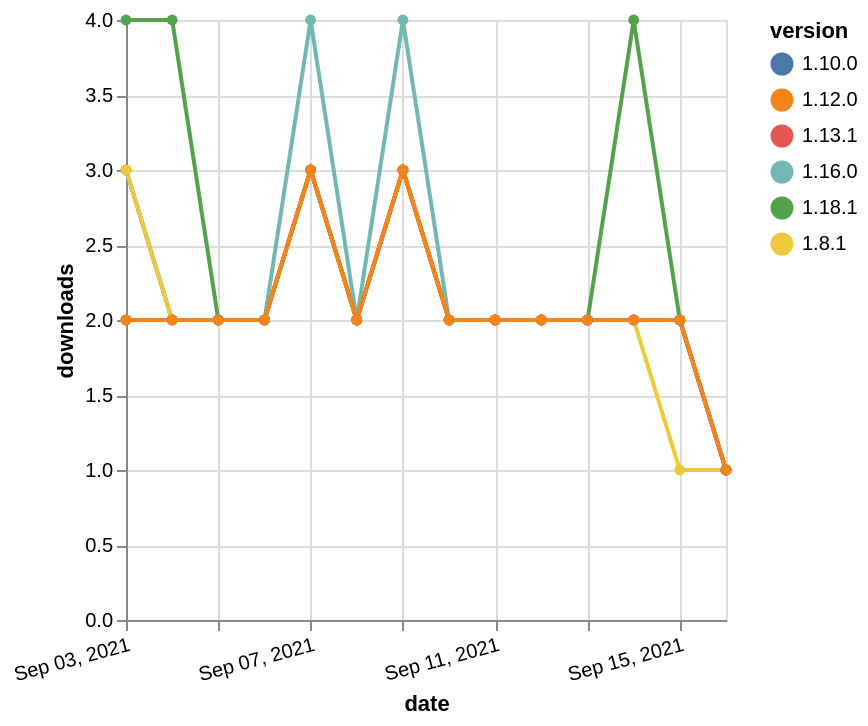

Here is the Vega-Lite specification saved for this chart:
### Vega-Lite specification from a JSON file in a GitHub repository (floating-point values rounded to 4 significant figures)
{"$schema": "https://vega.github.io/schema/vega-lite/v5.json", "description": "A simple bar chart with embedded data.", "data": {"values": [{"date": "2021-09-03", "total": 1660, "delta": 3, "version": "1.10.0"}, {"date": "2021-09-04", "total": 1662, "delta": 2, "version": "1.10.0"}, {"date": "2021-09-05", "total": 1664, "delta": 2, "version": "1.10.0"}, {"date": "2021-09-06", "total": 1666, "delta": 2, "version": "1.10.0"}, {"date": "2021-09-07", "total": 1669, "delta": 3, "version": "1.10.0"}, {"date": "2021-09-08", "total": 1671, "delta": 2, "version": "1.10.0"}, {"date": "2021-09-09", "total": 1674, "delta": 3, "version": "1.10.0"}, {"date": "2021-09-10", "total": 1676, "delta": 2, "version": "1.10.0"}, {"date": "2021-09-11", "total": 1678, "delta": 2, "version": "1.10.0"}, {"date": "2021-09-12", "total": 1680, "delta": 2, "version": "1.10.0"}, {"date": "2021-09-13", "total": 1682, "delta": 2, "version": "1.10.0"}, {"date": "2021-09-14", "total": 1684, "delta": 2, "version": "1.10.0"}, {"date": "2021-09-15", "total": 1686, "delta": 2, "version": "1.10.0"}, {"date": "2021-09-16", "total": 1687, "delta": 1, "version": "1.10.0"}, {"date": "2021-09-03", "total": 721, "delta": 2, "version": "1.16.0"}, {"date": "2021-09-04", "total": 723, "delta": 2, "version": "1.16.0"}, {"date": "2021-09-05", "total": 725, "delta": 2, "version": "1.16.0"}, {"date": "2021-09-06", "total": 727, "delta": 2, "version": "1.16.0"}, {"date": "2021-09-07", "total": 731, "delta": 4, "version": "1.16.0"}, {"date": "2021-09-08", "total": 733, "delta": 2, "version": "1.16.0"}, {"date": "2021-09-09", "total": 737, "delta": 4, "version": "1.16.0"}, {"date": "2021-09-10", "total": 739, "delta": 2, "version": "1.16.0"}, {"date": "2021-09-11", "total": 741, "delta": 2, "version": "1.16.0"}, {"date": "2021-09-12", "total": 743, "delta": 2, "version": "1.16.0"}, {"date": "2021-09-13", "total": 745, "delta": 2, "version": "1.16.0"}, {"date": "2021-09-14", "total": 747, "delta": 2, "version": "1.16.0"}, {"date": "2021-09-15", "total": 749, "delta": 2, "version": "1.16.0"}, {"date": "2021-09-16", "total": 750, "delta": 1, "version": "1.16.0"}, {"date": "2021-09-03", "total": 2072, "delta": 3, "version": "1.8.1"}, {"date": "2021-09-04", "total": 2074, "delta": 2, "version": "1.8.1"}, {"date": "2021-09-05", "total": 2076, "delta": 2, "version": "1.8.1"}, {"date": "2021-09-06", "total": 2078, "delta": 2, "version": "1.8.1"}, {"date": "2021-09-07", "total": 2081, "delta": 3, "version": "1.8.1"}, {"date": "2021-09-08", "total": 2083, "delta": 2, "version": "1.8.1"}, {"date": "2021-09-09", "total": 2086, "delta": 3, "version": "1.8.1"}, {"date": "2021-09-10", "total": 2088, "delta": 2, "version": "1.8.1"}, {"date": "2021-09-11", "total": 2090, "delta": 2, "version": "1.8.1"}, {"date": "2021-09-12", "total": 2092, "delta": 2, "version": "1.8.1"}, {"date": "2021-09-13", "total": 2094, "delta": 2, "version": "1.8.1"}, {"date": "2021-09-14", "total": 2096, "delta": 2, "version": "1.8.1"}, {"date": "2021-09-15", "total": 2097, "delta": 1, "version": "1.8.1"}, {"date": "2021-09-16", "total": 2098, "delta": 1, "version": "1.8.1"}, {"date": "2021-09-03", "total": 227, "delta": 4, "version": "1.18.1"}, {"date": "2021-09-04", "total": 231, "delta": 4, "version": "1.18.1"}, {"date": "2021-09-05", "total": 233, "delta": 2, "version": "1.18.1"}, {"date": "2021-09-06", "total": 235, "delta": 2, "version": "1.18.1"}, {"date": "2021-09-07", "total": 238, "delta": 3, "version": "1.18.1"}, {"date": "2021-09-08", "total": 240, "delta": 2, "version": "1.18.1"}, {"date": "2021-09-09", "total": 243, "delta": 3, "version": "1.18.1"}, {"date": "2021-09-10", "total": 245, "delta": 2, "version": "1.18.1"}, {"date": "2021-09-11", "total": 247, "delta": 2, "version": "1.18.1"}, {"date": "2021-09-12", "total": 249, "delta": 2, "version": "1.18.1"}, {"date": "2021-09-13", "total": 251, "delta": 2, "version": "1.18.1"}, {"date": "2021-09-14", "total": 255, "delta": 4, "version": "1.18.1"}, {"date": "2021-09-15", "total": 257, "delta": 2, "version": "1.18.1"}, {"date": "2021-09-16", "total": 258, "delta": 1, "version": "1.18.1"}, {"date": "2021-09-03", "total": 1020, "delta": 2, "version": "1.13.1"}, {"date": "2021-09-04", "total": 1022, "delta": 2, "version": "1.13.1"}, {"date": "2021-09-05", "total": 1024, "delta": 2, "version": "1.13.1"}, {"date": "2021-09-06", "total": 1026, "delta": 2, "version": "1.13.1"}, {"date": "2021-09-07", "total": 1029, "delta": 3, "version": "1.13.1"}, {"date": "2021-09-08", "total": 1031, "delta": 2, "version": "1.13.1"}, {"date": "2021-09-09", "total": 1034, "delta": 3, "version": "1.13.1"}, {"date": "2021-09-10", "total": 1036, "delta": 2, "version": "1.13.1"}, {"date": "2021-09-11", "total": 1038, "delta": 2, "version": "1.13.1"}, {"date": "2021-09-12", "total": 1040, "delta": 2, "version": "1.13.1"}, {"date": "2021-09-13", "total": 1042, "delta": 2, "version": "1.13.1"}, {"date": "2021-09-14", "total": 1044, "delta": 2, "version": "1.13.1"}, {"date": "2021-09-15", "total": 1046, "delta": 2, "version": "1.13.1"}, {"date": "2021-09-16", "total": 1047, "delta": 1, "version": "1.13.1"}, {"date": "2021-09-03", "total": 1470, "delta": 2, "version": "1.12.0"}, {"date": "2021-09-04", "total": 1472, "delta": 2, "version": "1.12.0"}, {"date": "2021-09-05", "total": 1474, "delta": 2, "version": "1.12.0"}, {"date": "2021-09-06", "total": 1476, "delta": 2, "version": "1.12.0"}, {"date": "2021-09-07", "total": 1479, "delta": 3, "version": "1.12.0"}, {"date": "2021-09-08", "total": 1481, "delta": 2, "version": "1.12.0"}, {"date": "2021-09-09", "total": 1484, "delta": 3, "version": "1.12.0"}, {"date": "2021-09-10", "total": 1486, "delta": 2, "version": "1.12.0"}, {"date": "2021-09-11", "total": 1488, "delta": 2, "version": "1.12.0"}, {"date": "2021-09-12", "total": 1490, "delta": 2, "version": "1.12.0"}, {"date": "2021-09-13", "total": 1492, "delta": 2, "version": "1.12.0"}, {"date": "2021-09-14", "total": 1494, "delta": 2, "version": "1.12.0"}, {"date": "2021-09-15", "total": 1496, "delta": 2, "version": "1.12.0"}, {"date": "2021-09-16", "total": 1497, "delta": 1, "version": "1.12.0"}]}, "width": "container", "mark": {"type": "line", "point": {"filled": true}}, "encoding": {"x": {"field": "date", "type": "temporal", "timeUnit": "yearmonthdate", "title": "date", "axis": {"labelAngle": -15}}, "y": {"field": "delta", "type": "quantitative", "title": "downloads"}, "color": {"field": "version", "type": "nominal"}, "tooltip": {"field": "delta"}}}
